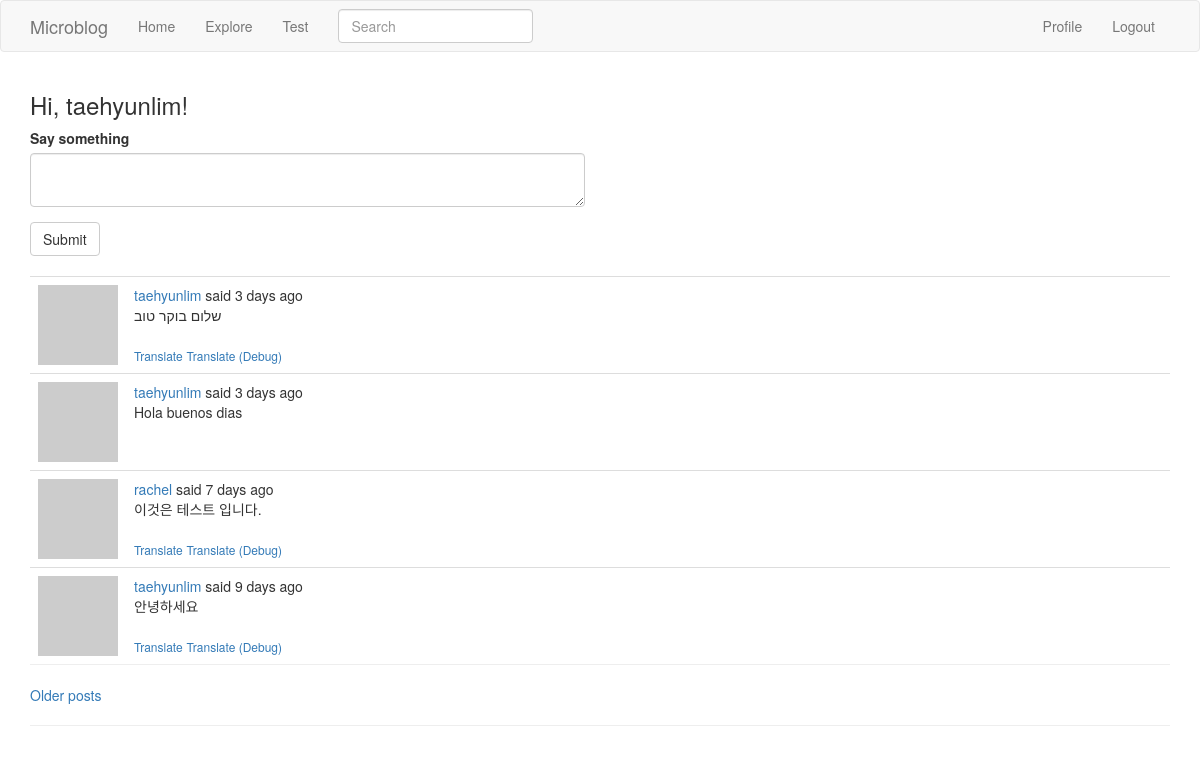
The page /index (signed in) on the database its author committed.
### app/models.py (models this page shows, shortened)
class User(UserMixin, db.Model):
    id = db.Column(db.Integer, primary_key=True)
    username = db.Column(db.String(64), index=True, unique=True)
    email = db.Column(db.String(120), index=True, unique=True)
    pw_hash = db.Column(db.String(128))
    about_me = db.Column(db.String(140))
    datetime_joined = db.Column(db.DateTime, default=datetime.utcnow)
    datetime_last_seen = db.Column(db.DateTime, default=datetime.utcnow)
    posts = db.relationship('Post', backref='author', lazy='dynamic')
    followed = db.relationship(
        'User', # Self-referential
        secondary=followers, # Association table defined above
        primaryjoin=(followers.c.follower_id == id), # How left-side entity is linked: User's `id` matches the `follower_id` field of the association table
        secondaryjoin=(followers.c.followed_id == id), # How the right-side entity (followed user) is linked.
        backref=db.backref('followers', lazy='dynamic'), # How this relationship will be accessed from the right-side entity (followed)
        lazy='dynamic' # `dynamic` sets up the query to not run until specifically requested
    )
    def avatar(self, size):
        digest = md5(self.email.lower().encode('utf-8')).hexdigest()
        return 'https://www.gravatar.com/avatar/{}?d=identicon&s={}'.format(digest, size)
    def followed_posts(self):
        followed = Post.query.join(
            followers, (followers.c.followed_id == Post.user_id)).filter(
                followers.c.follower_id == self.id)
        own = Post.query.filter_by(user_id=self.id)
        return followed.union(own).order_by(Post.timestamp.desc())

class SearchableMixin(object):
    @classmethod
    def before_commit(cls, session):
        session._changes = {
            'add': list(session.new),
            'update': list(session.dirty),
            'delete': list(session.deleted)
        }
    @classmethod
    def after_commit(cls, session):
        for obj in session._changes['add']:
            if isinstance(obj, SearchableMixin):
                add_to_index(obj.__tablename__, obj)
        for obj in session._changes['update']:
            if isinstance(obj, SearchableMixin):
                add_to_index(obj.__tablename__, obj)
        for obj in session._changes['delete']:
            if isinstance(obj, SearchableMixin):
                remove_from_index(obj.__tablename__, obj)
        session._changes = None

class Post(SearchableMixin, db.Model):
    __searchable__ = ['body']
    id = db.Column(db.Integer, primary_key=True)
    body = db.Column(db.String(140))
    timestamp = db.Column(db.DateTime, index=True, default=datetime.utcnow)
    user_id = db.Column(db.Integer, db.ForeignKey('user.id'))
    language = db.Column(db.String(5))

### app/main/routes.py (the view, shortened to what this page needs)
@bp.route('/', methods=['GET', 'POST'])
@bp.route('/index', methods=['GET', 'POST'])
@login_required
def index():
    page = request.args.get('page', 1, type=int)
    form = PostForm()
    posts = current_user.followed_posts().paginate(
        page, current_app.config['POSTS_PER_PAGE'], False)
    next_url = url_for('main.index', page=posts.next_num) if posts.has_next else None
    prev_url = url_for('main.index', page=posts.prev_num) if posts.has_prev else None
    return render_template('index.html', title='Home', form=form, posts=posts.items, next_url=next_url, prev_url=prev_url)

### app/main/forms.py
class SearchForm(FlaskForm):
    q = StringField(_l('Search'), validators=[DataRequired()])
    def __init__(self, *args, **kwargs):
        if 'formdata' not in kwargs:
            kwargs['formdata'] = request.args
        if 'csrf_enabled' not in kwargs:
            kwargs['csrf_enabled'] = False
        super(SearchForm, self).__init__(*args, **kwargs)

class PostForm(FlaskForm):
    post = TextAreaField('Say something', validators=[
        DataRequired(), Length(min=1, max=140)])
    submit = SubmitField('Submit')

### app/main/routes.py (called while the page is built)
@bp.before_request
def before_request():
    if current_user.is_authenticated:
        current_user.datetime_last_seen = datetime.utcnow()
        db.session.commit()
        g.search_form = SearchForm()
    g.locale = str(get_locale())

### app/models.py (called while the page is built)
@login.user_loader
def load_user(id):
    return User.query.get(int(id))

### app/templates/index.html (shortened to what this page needs)
{% extends "base.html" %}
{% import 'bootstrap/wtf.html' as wtf %}
{% block app_content %}
  <h3>{{ _('Hi, %(username)s!', username=current_user.username) }}</h3>
  {% if form %}
  <div class="row">
    <div class="col-sm-6">
      {{ wtf.quick_form(form) }}
    </div>
  </div>
  <br>
  {% endif %}
  {% for post in posts %}
    {% include '_post.html' %}
  {% endfor %}
  <hr style="margin-top: 0 !important;">
  {% if next_url %}<a href="{{ next_url }}">Older posts</a>{% endif %}
{% endblock %}

### app/templates/_post.html (shortened to what this page needs)
<table class="table table-hover" style="margin-bottom: 0 !important;">
  <tr>
    <td width="30px">
      <a href="{{ url_for('main.user', username=post.author.username) }}">
        <img src="{{ post.author.avatar(16) }}">
      </a>
    </td>
    <td>
      {{ _('%(username)s said %(when)s', username=user_link, when=moment(post.timestamp).fromNow()) }}
      <br>
      <span id="post_{{ post.id }}">{{ post.body }}</span>
      {% if post.language and post.language != g.locale %}
      <br><br>
      <span id="translation_{{ post.id }}">
        <a href="javascript:translate('#post_{{ post.id }}', '#translation_{{ post.id }}', '{{ post.language }}', '{{ g.locale }}');
        " style="font-size: 12px;">{{ _('Translate') }}</a>
        <a href="javascript:console.log('#post_{{ post.id }}', '#translation_{{ post.id }}', '{{ post.language }}', '{{ g.locale }}');
        " style="font-size: 12px;">{{ _('Translate (Debug)') }}</a>
      </span>
      {% endif %}
    </td>
  </tr>
</table>

### rows shown on the page
Post: body "שלום בוקר טוב"
Post: body "Hola buenos dias"
Post: body "이것은 테스트 입니다."
Post: body "안녕하세요"
